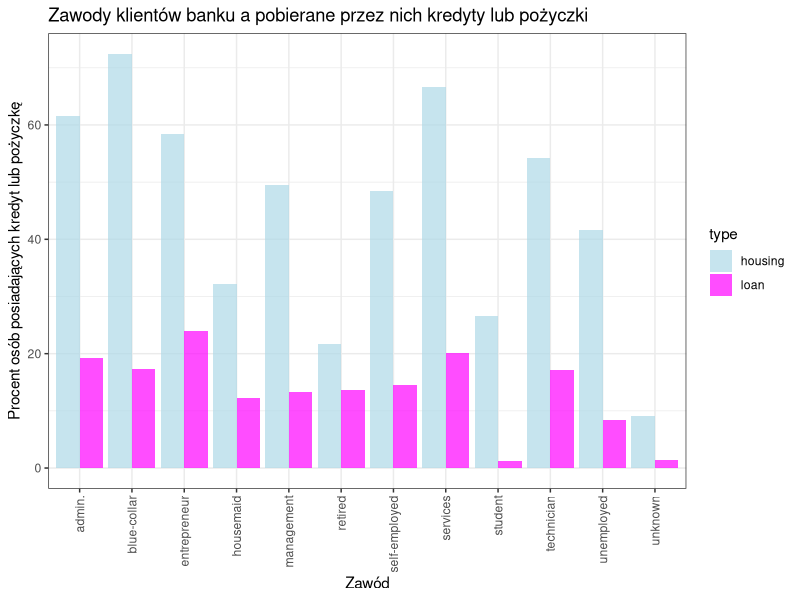
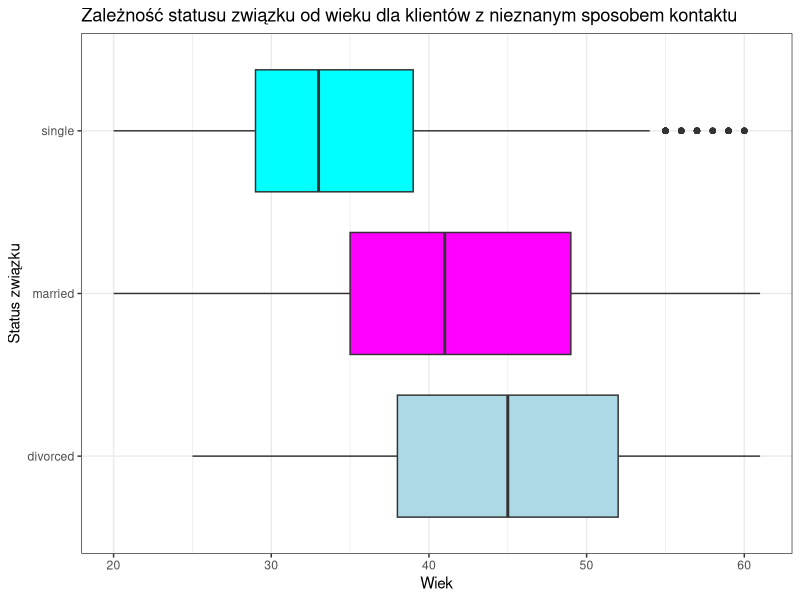
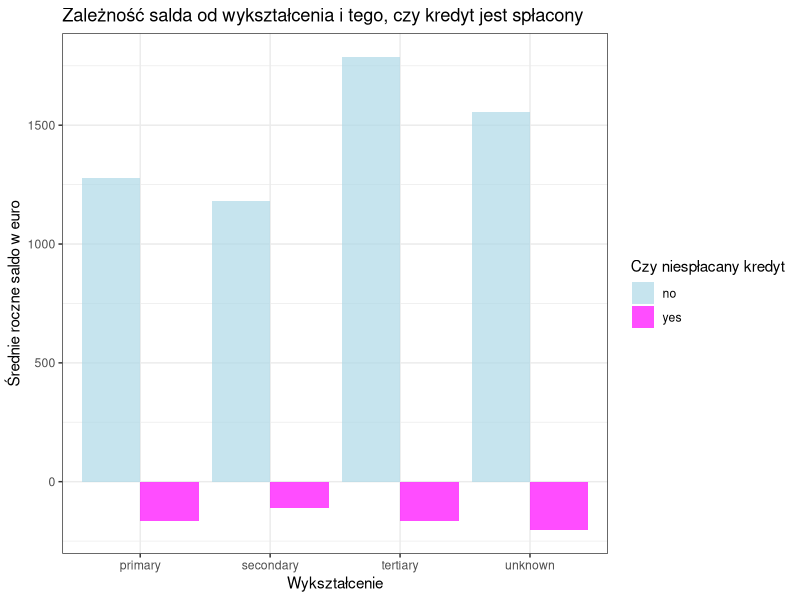
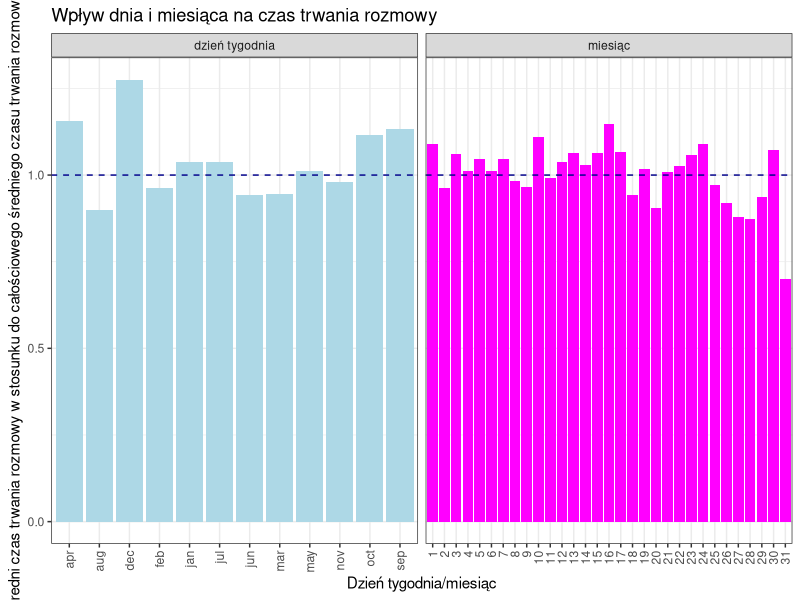
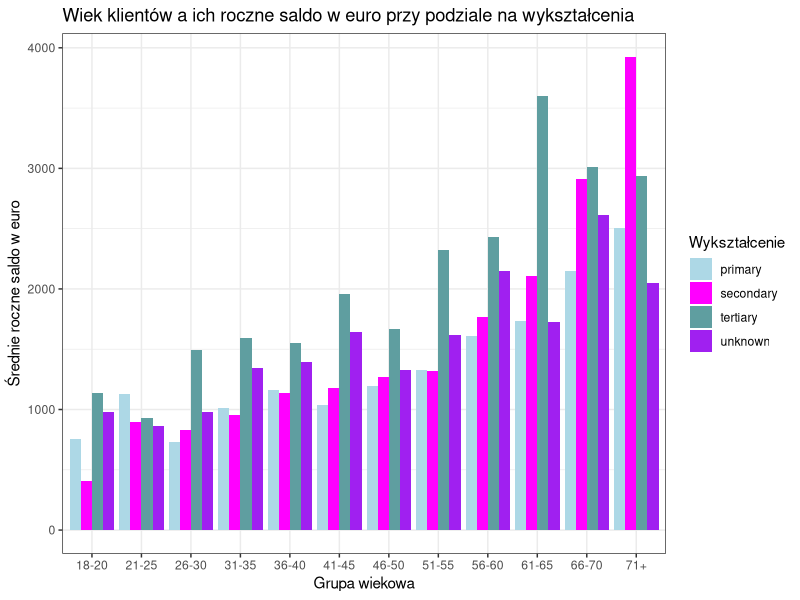
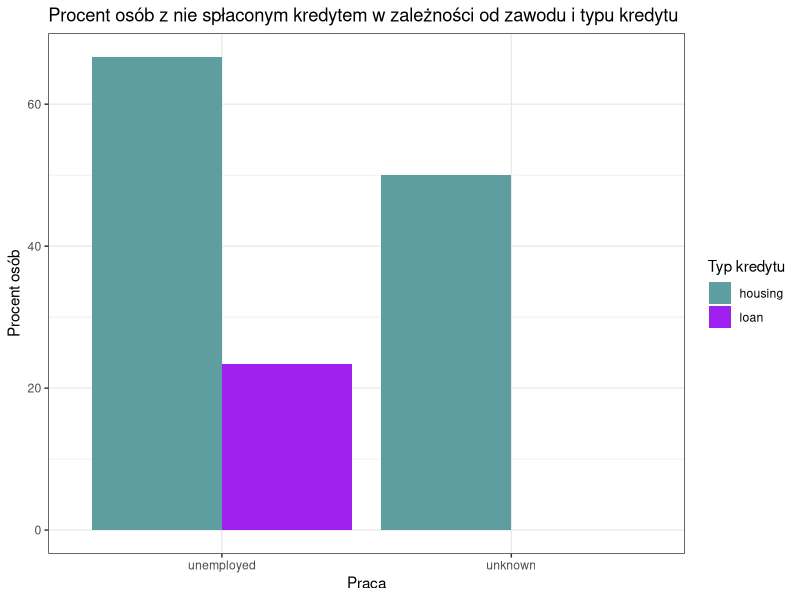

Source code (R) for these figures, in order:
## ---- chunk 1
knitr::opts_chunk$set(echo = TRUE)
library(dplyr)
library(ggplot2)
library(tidyr) 
library(forcats)

### Wczytanie danych
df <- read.csv("dane.csv")

## ---- chunk 2

df1 <- df %>% group_by(job) %>% 
  summarise(zliczenia = n(), housingyes = sum(housing == "yes"), loanyes = sum(loan == "yes")) %>% mutate(housing = 100*housingyes/zliczenia, loan = 100*loanyes/zliczenia) %>% arrange(desc(housing)) %>% pivot_longer(c(housing, loan), names_to = "type", values_to = "procenty") %>% select(job, type, procenty) 

ggplot(df1, aes(x = job, y = procenty, fill = type)) + geom_col(position = "dodge", alpha = 0.7) +
         labs(
    x = "Zawód",
    y = "Procent osób posiadających kredyt lub pożyczkę",
    title = "Zawody klientów banku a pobierane przez nich kredyty lub pożyczki"
  ) + theme_bw() + scale_fill_manual(values = c("lightblue", "magenta")) + scale_x_discrete(guide = guide_axis(n.dodge = 1, angle = 90))
## ---- chunk 3

df2 <- df %>% filter(contact == "unknown")

ggplot(df2, aes(x = age, y= marital, fill = marital)) + geom_boxplot() +
         labs(
    x = "Wiek",
    y = "Status związku",
    title = "Zależność statusu związku od wieku dla klientów z nieznanym sposobem kontaktu") +
  theme_bw() + 
  scale_fill_manual(values = c("lightblue", "magenta", "cyan")) + theme(legend.position = "none")

## ---- chunk 4

df3 <- df %>% group_by(education, default) %>% summarise(mean_balance = mean(balance)) 

ggplot(df3, aes(x = education, y = mean_balance, fill = default)) + geom_col(position = "dodge", alpha = 0.7) +
         labs(
    x = "Wykształcenie",
    y = "Średnie roczne saldo w euro",
    title = "Zależność salda od wykształcenia i tego, czy kredyt jest spłacony",
    fill = "Czy niespłacany kredyt"
  ) + theme_bw() + scale_fill_manual(values = c("lightblue", "magenta")) 

## ---- chunk 5

pom <- df %>% summarise(mean(duration)) %>% pull(1)
day <- df %>% group_by(day) %>% summarise(srednia = mean(duration)) %>% arrange(day) %>%  mutate(srednia = srednia/pom, type = "miesiąc", wielkosc = as.character(day)) %>% select(srednia, wielkosc, type)
month <- df %>% group_by(month) %>% summarise(srednia = mean(duration)) %>% mutate(srednia = srednia/pom, type = "dzień tygodnia", wielkosc = month) %>% select(srednia, wielkosc, type)
df4 <- day %>% bind_rows(month)
df4 <- df4 %>% mutate(wielkosc = fct_inorder(wielkosc))

ggplot(df4, aes(x = wielkosc, y = srednia, fill = type)) + geom_col() + 
         labs(
    x = "Dzień tygodnia/miesiąc",
    y = "średni czas trwania rozmowy w stosunku do całościowego średniego czasu trwania rozmowy",
    title = "Wpływ dnia i miesiąca na czas trwania rozmowy",
    fill = "Względem czego grupujemy"
  ) + theme_bw() + scale_fill_manual(values = c("lightblue", "magenta")) + scale_x_discrete(guide = guide_axis(n.dodge = 1, angle = 90)) + 
  geom_hline(yintercept = 1, linetype = "dashed", color = "darkblue") + facet_wrap(~type, scales = "free_x") + theme(legend.position = "none")


## ---- chunk 6

df5 <- df %>%
  mutate(group = case_when(
    age >= 18 & age <= 20 ~ '18-20',
    age >= 21 & age <= 25 ~ '21-25',
    age >= 26 & age <= 30 ~ '26-30',
    age >= 31 & age <= 35 ~ '31-35',
    age >= 36 & age <= 40 ~ '36-40',
    age >= 41 & age <= 45 ~ '41-45',
    age >= 46 & age <= 50 ~ '46-50',
    age >= 51 & age <= 55 ~ '51-55',
    age >= 56 & age <= 60 ~ '56-60',
    age >= 61 & age <= 65 ~ '61-65',
    age >= 66 & age <= 70 ~ '66-70',
    age >= 71 ~ '71+')) %>% group_by(group, education) %>%
  summarise(mean_balance = mean(balance))

ggplot(df5, aes(x = group, y = mean_balance, fill = education)) + geom_bar(stat = 'identity', position = 'dodge') + 
         labs(
    x = "Grupa wiekowa",
    title = "Wiek klientów a ich roczne saldo w euro przy podziale na wykształcenia",
    y = "Średnie roczne saldo w euro",
    fill = "Wykształcenie"
  ) + theme_bw() + scale_fill_manual(values = c("lightblue", "magenta", "cadetblue", "purple"))

## ---- chunk 7

df6 <- df %>% filter(job == "unknown" | job == "unemployed" ) %>% filter(default == "yes") %>% group_by(job) %>% summarise(zliczenia = n(), housing = sum(housing == "yes"), loan = sum(loan == "yes")) %>%  mutate(housing = housing/zliczenia*100, loan = loan/zliczenia*100) %>% 
  pivot_longer(cols = c(housing, loan),names_to = "type",
               values_to = "percentage")

ggplot(df6, aes(x = job, y = percentage, fill = type)) +
  geom_col(position = "dodge") +
  labs(
    x = "Praca",
    title = "Procent osób z nie spłaconym kredytem w zależności od zawodu i typu kredytu",
    y = "Procent osób",
    fill = "Typ kredytu"
  ) + theme_bw() + scale_fill_manual(values = c("cadetblue", "purple"))
